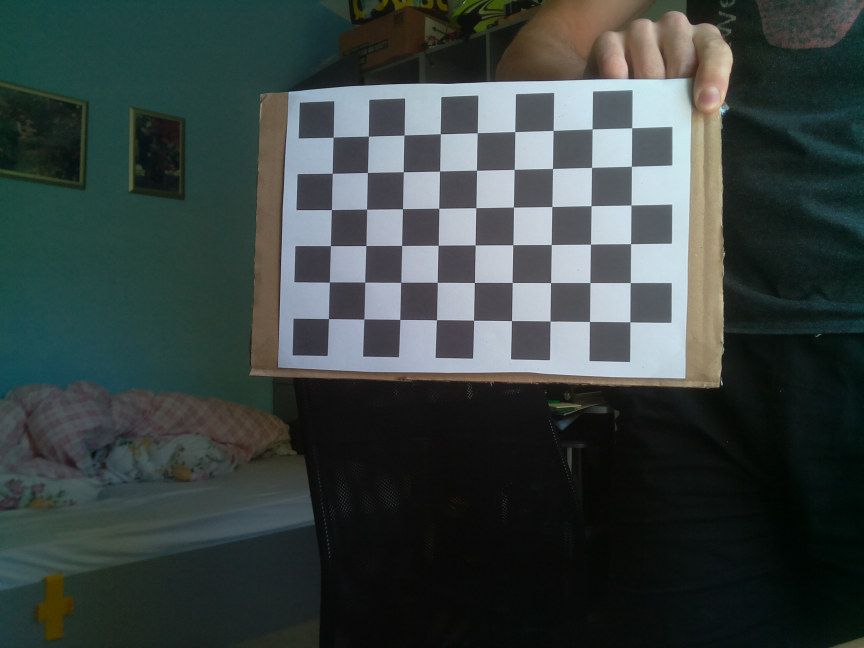
#> input picture rectification/images/image1.jpg, 2592 x 1944 px (shown at 1/3 size); its folder holds only this picture in this run
$ python 2_calibration.py   (older library calls are emulated)
#> lines starting #> are read from the running program, lines starting #| are printed output that depends on the picture
import numpy as np
import cv2
import glob

#load data
folder = 'images'
imgpoints = np.load('./'+str(folder)+'/imgpoints.npy')
#> (reads rectification/imgpoints.npy from the repository)
filenames = np.load('./'+str(folder)+'/filenames.npy')
#> (reads rectification/filenames.npy from the repository)

n_corners = (9,6)
objp = np.zeros((n_corners[0]*n_corners[1],3), np.float32)
objp[:,:2] = np.mgrid[0:n_corners[0],0:n_corners[1]].T.reshape(-1,2)
objpoints = [objp]*len(filenames)

#example image
images = glob.glob('./'+str(folder)+'/*.jpg')
distorted = cv2.imread(images[0])
#> distorted is the input picture: shape (1944, 2592, 3); mean B, G, R 65.2, 67, 57
h,  w = distorted.shape[:2]
#> h = 1944; w = 2592

#calibrate
#ret = average mean square error in pixel
#mtx = camera matrix
#dist = distorsion
#rvecs/tvecs = rotation/translation vectors
ret, mtx, dist, rvecs, tvecs = cv2.calibrateCamera(objpoints, imgpoints, (w,h),(w,h),None)
#> ret = 0.642

#adjust camera matrix
#newcameramtx = adjusted camera matrix for cropped image
#roi = bounds for croping image
newcameramtx, roi=cv2.getOptimalNewCameraMatrix(mtx,dist,(w,h),1,(w,h))
#> roi = (18, 13, 2564, 1915)

#undistort
#undistorted = cv2.undistort(distorted, mtx, dist, None, newcameramtx)

#alternative undistort
mapx,mapy = cv2.initUndistortRectifyMap(mtx,dist,None,newcameramtx,(w,h),cv2.CV_32FC1)
np.save('./'+str(folder)+'/mapx',mapx)
np.save('./'+str(folder)+'/mapy',mapy)
undistorted = cv2.remap(distorted,mapx,mapy,cv2.INTER_CUBIC)
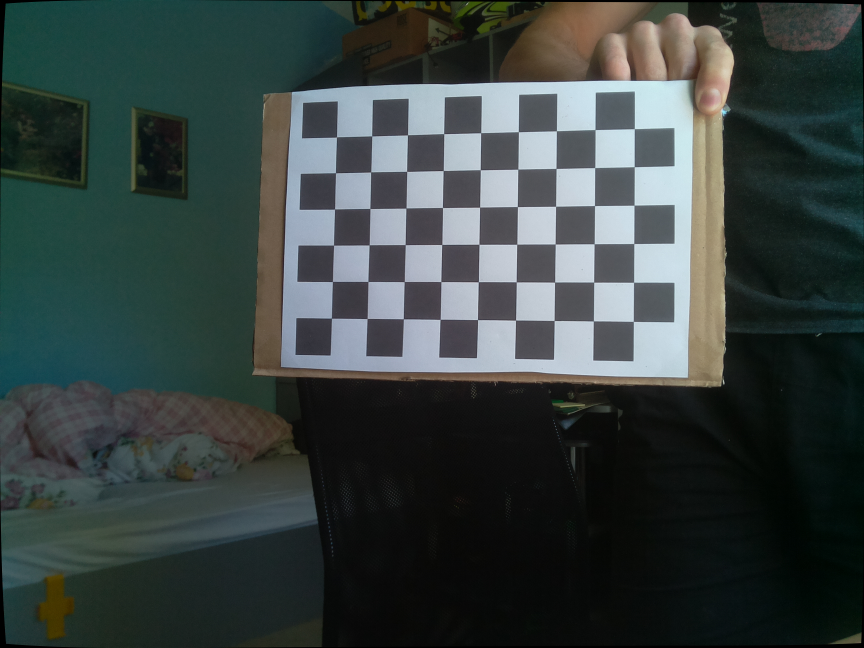
#> undistorted: shape (1944, 2592, 3) (shown at 1/3 size); mean B, G, R 64.8, 66.6, 56.6

# crop the image
#x,y,w,h = roi
#undistorted = undistorted[y:y+h, x:x+w]

scaler = 0.3
shape = np.array(distorted.shape)
#> shape = [1944, 2592, 3]
dim = (np.array([shape[1],shape[0]])*scaler).astype(int)
#> dim = [777, 583]
distorted = cv2.resize(distorted,dim)
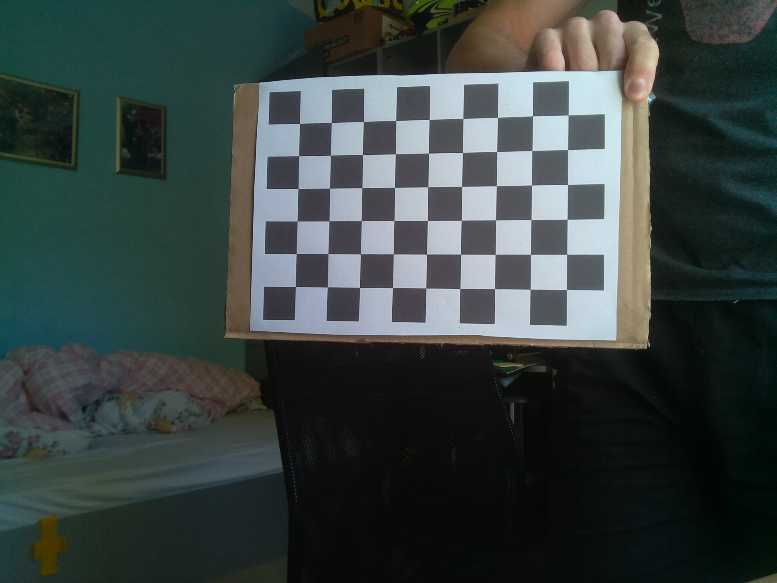
#> distorted: shape (583, 777, 3); mean B, G, R 65, 66.9, 56.8
cv2.imshow( 'original image', distorted) #display image
cv2.moveWindow('original image', 50, 50) #window position
undistorted = cv2.resize(undistorted,dim)
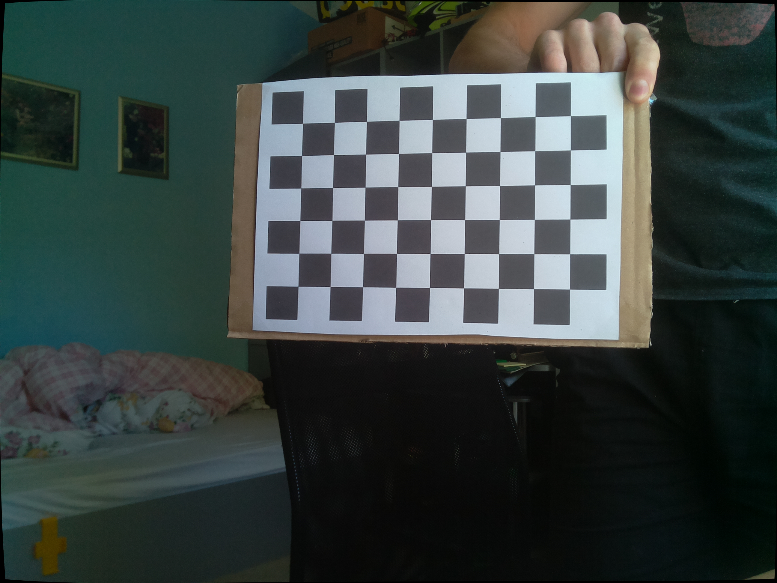
#> undistorted: shape (583, 777, 3); mean B, G, R 64.7, 66.5, 56.5
cv2.imshow( 'undistorted image', undistorted) #display image
cv2.moveWindow('undistorted image', 550, 50) #window position
#cv2.cvtColor(distorted,cv2.COLOR_BGR2RGB)
#cv2.cvtColor(undistorted,cv2.COLOR_BGR2RGB)

key = cv2.waitKey(0)
#> (key Esc is pressed here)
cv2.destroyAllWindows()
